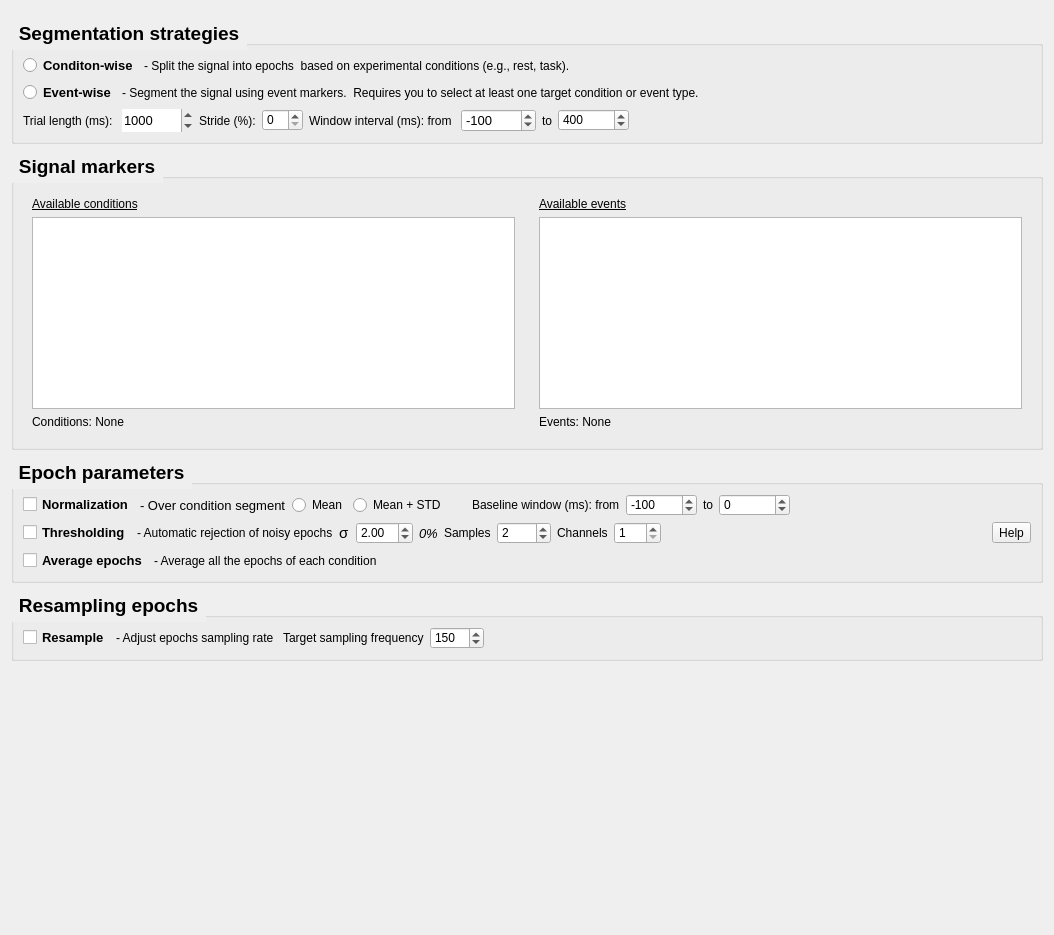
<?xml version="1.0" encoding="UTF-8"?>
<ui version="4.0">
 <class>Form</class>
 <widget class="QWidget" name="Form">
  <property name="geometry">
   <rect>
    <x>0</x>
    <y>0</y>
    <width>1054</width>
    <height>935</height>
   </rect>
  </property>
  <property name="windowTitle">
   <string>Form</string>
  </property>
  <layout class="QVBoxLayout" name="verticalLayout_2">
   <item>
    <widget class="QFrame" name="topContentWidget">
     <property name="styleSheet">
      <string notr="true">QFrame {
	border: none;
}</string>
     </property>
     <property name="frameShape">
      <enum>QFrame::NoFrame</enum>
     </property>
    </widget>
   </item>
   <item>
    <widget class="QGroupBox" name="segmentation_properties">
     <property name="font">
      <font>
       <pointsize>14</pointsize>
       <weight>75</weight>
       <bold>true</bold>
      </font>
     </property>
     <property name="styleSheet">
      <string notr="true">QGroupBox::title {
    subcontrol-origin: margin;
    subcontrol-position: top left; 
    padding: 5px;                 
    letter-spacing: 1px;
    
    color: qlineargradient(
        spread:pad, x1:0, y1:0, x2:1, y2:0,
        stop:0 #6a0dad, stop:1 #ec407a
    );
}</string>
     </property>
     <property name="title">
      <string>Segmentation strategies</string>
     </property>
     <layout class="QVBoxLayout" name="verticalLayout">
      <item>
       <layout class="QVBoxLayout" name="verticalLayout_5">
        <item>
         <layout class="QHBoxLayout" name="horizontalLayout_9">
          <item>
           <widget class="QRadioButton" name="conditionRButton">
            <property name="font">
             <font>
              <pointsize>10</pointsize>
              <weight>75</weight>
              <bold>true</bold>
             </font>
            </property>
            <property name="text">
             <string>Conditon-wise</string>
            </property>
           </widget>
          </item>
          <item>
           <widget class="QLabel" name="label_2">
            <property name="text">
             <string>- Split the signal into epochs  based on experimental conditions (e.g., rest, task).</string>
            </property>
           </widget>
          </item>
          <item>
           <spacer name="horizontalSpacer">
            <property name="orientation">
             <enum>Qt::Horizontal</enum>
            </property>
            <property name="sizeHint" stdset="0">
             <size>
              <width>40</width>
              <height>20</height>
             </size>
            </property>
           </spacer>
          </item>
         </layout>
        </item>
        <item>
         <layout class="QHBoxLayout" name="horizontalLayout_6">
          <item>
           <widget class="QRadioButton" name="eventRButton">
            <property name="font">
             <font>
              <pointsize>10</pointsize>
              <weight>75</weight>
              <bold>true</bold>
             </font>
            </property>
            <property name="text">
             <string>Event-wise</string>
            </property>
           </widget>
          </item>
          <item>
           <widget class="QLabel" name="label">
            <property name="text">
             <string>- Segment the signal using event markers.  Requires you to select at least one target condition or event type.</string>
            </property>
           </widget>
          </item>
          <item>
           <spacer name="horizontalSpacer_6">
            <property name="orientation">
             <enum>Qt::Horizontal</enum>
            </property>
            <property name="sizeHint" stdset="0">
             <size>
              <width>40</width>
              <height>20</height>
             </size>
            </property>
           </spacer>
          </item>
         </layout>
        </item>
       </layout>
      </item>
      <item>
       <layout class="QHBoxLayout" name="trials">
        <item>
         <widget class="QLabel" name="trialLabel">
          <property name="toolTip">
           <string>Epochs length in samples</string>
          </property>
          <property name="text">
           <string>Trial length (ms): </string>
          </property>
         </widget>
        </item>
        <item>
         <widget class="QSpinBox" name="trialBox">
          <property name="font">
           <font>
            <pointsize>10</pointsize>
            <kerning>true</kerning>
           </font>
          </property>
          <property name="styleSheet">
           <string notr="true"/>
          </property>
          <property name="inputMethodHints">
           <set>Qt::ImhNone</set>
          </property>
          <property name="frame">
           <bool>false</bool>
          </property>
          <property name="keyboardTracking">
           <bool>true</bool>
          </property>
          <property name="minimum">
           <number>1</number>
          </property>
          <property name="maximum">
           <number>1000000</number>
          </property>
          <property name="singleStep">
           <number>100</number>
          </property>
          <property name="value">
           <number>1000</number>
          </property>
         </widget>
        </item>
        <item>
         <widget class="QLabel" name="trialstrideLabel">
          <property name="text">
           <string>Stride (%):</string>
          </property>
         </widget>
        </item>
        <item>
         <widget class="QSpinBox" name="trialstrideBox">
          <property name="styleSheet">
           <string notr="true"/>
          </property>
         </widget>
        </item>
        <item>
         <widget class="QLabel" name="winLabel_1">
          <property name="toolTip">
           <string>Temporal window in ms of the epoch. For example, w_epoch_t = [0, 1000] takes the epoch form 0 ms to 1000 ms after each onset (0 ms represents the onset).</string>
          </property>
          <property name="text">
           <string>Window interval (ms): from </string>
          </property>
         </widget>
        </item>
        <item>
         <widget class="QSpinBox" name="winBox_1">
          <property name="font">
           <font>
            <pointsize>10</pointsize>
            <kerning>true</kerning>
           </font>
          </property>
          <property name="styleSheet">
           <string notr="true"/>
          </property>
          <property name="frame">
           <bool>true</bool>
          </property>
          <property name="minimum">
           <number>-100000</number>
          </property>
          <property name="maximum">
           <number>100000</number>
          </property>
          <property name="singleStep">
           <number>100</number>
          </property>
          <property name="value">
           <number>-100</number>
          </property>
         </widget>
        </item>
        <item>
         <widget class="QLabel" name="winLabel_2">
          <property name="text">
           <string>to</string>
          </property>
         </widget>
        </item>
        <item>
         <widget class="QSpinBox" name="winBox_2">
          <property name="styleSheet">
           <string notr="true"/>
          </property>
          <property name="minimum">
           <number>-100000</number>
          </property>
          <property name="maximum">
           <number>100000</number>
          </property>
          <property name="singleStep">
           <number>100</number>
          </property>
          <property name="value">
           <number>400</number>
          </property>
         </widget>
        </item>
        <item>
         <spacer name="horizontalSpacer_2">
          <property name="orientation">
           <enum>Qt::Horizontal</enum>
          </property>
          <property name="sizeHint" stdset="0">
           <size>
            <width>40</width>
            <height>20</height>
           </size>
          </property>
         </spacer>
        </item>
       </layout>
      </item>
     </layout>
    </widget>
   </item>
   <item>
    <widget class="QGroupBox" name="signal_markers">
     <property name="sizePolicy">
      <sizepolicy hsizetype="Preferred" vsizetype="Fixed">
       <horstretch>0</horstretch>
       <verstretch>0</verstretch>
      </sizepolicy>
     </property>
     <property name="font">
      <font>
       <pointsize>14</pointsize>
       <weight>75</weight>
       <bold>true</bold>
      </font>
     </property>
     <property name="styleSheet">
      <string notr="true">QGroupBox::title {
    subcontrol-origin: margin;
    subcontrol-position: top left; 
    padding: 5px;                 
    letter-spacing: 1px;
    
    color: qlineargradient(
        spread:pad, x1:0, y1:0, x2:1, y2:0,
        stop:0 #6a0dad, stop:1 #ec407a
    );
}</string>
     </property>
     <property name="title">
      <string>Signal markers</string>
     </property>
     <layout class="QHBoxLayout" name="horizontalLayout">
      <item>
       <layout class="QVBoxLayout" name="available_conditions">
        <item>
         <widget class="QWidget" name="conditionWidget" native="true">
          <layout class="QVBoxLayout" name="verticalLayout_3">
           <item>
            <widget class="QLabel" name="availableconditionsLabel">
             <property name="font">
              <font>
               <pointsize>9</pointsize>
               <weight>50</weight>
               <bold>false</bold>
               <underline>true</underline>
               <strikeout>false</strikeout>
              </font>
             </property>
             <property name="text">
              <string>Available conditions</string>
             </property>
            </widget>
           </item>
           <item>
            <widget class="QListView" name="conditionList"/>
           </item>
           <item>
            <widget class="QLabel" name="conditionLabel">
             <property name="sizePolicy">
              <sizepolicy hsizetype="Preferred" vsizetype="Preferred">
               <horstretch>0</horstretch>
               <verstretch>3</verstretch>
              </sizepolicy>
             </property>
             <property name="text">
              <string>Conditions: None </string>
             </property>
            </widget>
           </item>
          </layout>
         </widget>
        </item>
       </layout>
      </item>
      <item>
       <layout class="QVBoxLayout" name="available_events">
        <item>
         <widget class="QWidget" name="eventWidget" native="true">
          <layout class="QVBoxLayout" name="verticalLayout_4">
           <item>
            <widget class="QLabel" name="availableeventsLabel">
             <property name="font">
              <font>
               <pointsize>9</pointsize>
               <weight>50</weight>
               <bold>false</bold>
               <underline>true</underline>
              </font>
             </property>
             <property name="text">
              <string>Available events</string>
             </property>
            </widget>
           </item>
           <item>
            <widget class="QListView" name="eventList"/>
           </item>
           <item>
            <widget class="QLabel" name="eventLabel">
             <property name="sizePolicy">
              <sizepolicy hsizetype="Preferred" vsizetype="Preferred">
               <horstretch>0</horstretch>
               <verstretch>3</verstretch>
              </sizepolicy>
             </property>
             <property name="text">
              <string>Events: None </string>
             </property>
            </widget>
           </item>
          </layout>
         </widget>
        </item>
       </layout>
      </item>
     </layout>
    </widget>
   </item>
   <item>
    <widget class="QGroupBox" name="groupBox_2">
     <property name="font">
      <font>
       <pointsize>14</pointsize>
       <weight>75</weight>
       <bold>true</bold>
      </font>
     </property>
     <property name="styleSheet">
      <string notr="true">QGroupBox::title {
    subcontrol-origin: margin;
    subcontrol-position: top left; 
    padding: 5px;                 
    letter-spacing: 1px;
    
    color: qlineargradient(
        spread:pad, x1:0, y1:0, x2:1, y2:0,
        stop:0 #6a0dad, stop:1 #ec407a
    );
}</string>
     </property>
     <property name="title">
      <string>Epoch parameters</string>
     </property>
     <layout class="QVBoxLayout" name="verticalLayout_8">
      <item>
       <layout class="QHBoxLayout" name="horizontalLayout_5">
        <item>
         <widget class="QCheckBox" name="normCBox">
          <property name="font">
           <font>
            <pointsize>10</pointsize>
            <weight>75</weight>
            <bold>true</bold>
           </font>
          </property>
          <property name="text">
           <string>Normalization</string>
          </property>
         </widget>
        </item>
        <item>
         <widget class="QLabel" name="normLabel">
          <property name="font">
           <font>
            <pointsize>10</pointsize>
            <italic>false</italic>
           </font>
          </property>
          <property name="text">
           <string>- Over condition segment</string>
          </property>
          <property name="margin">
           <number>0</number>
          </property>
          <property name="indent">
           <number>-8</number>
          </property>
         </widget>
        </item>
        <item>
         <widget class="QRadioButton" name="dcRButton">
          <property name="text">
           <string>Mean</string>
          </property>
         </widget>
        </item>
        <item>
         <widget class="QRadioButton" name="zscoreRButton">
          <property name="text">
           <string>Mean + STD</string>
          </property>
         </widget>
        </item>
        <item>
         <spacer name="horizontalSpacer_7">
          <property name="orientation">
           <enum>Qt::Horizontal</enum>
          </property>
          <property name="sizeType">
           <enum>QSizePolicy::Fixed</enum>
          </property>
          <property name="sizeHint" stdset="0">
           <size>
            <width>20</width>
            <height>20</height>
           </size>
          </property>
         </spacer>
        </item>
        <item>
         <widget class="QLabel" name="baselineLabel_1">
          <property name="toolTip">
           <string>Temporal window in ms of the baseline. For example, w_baseline_t = [-500, 100] takes the baseline from -500 ms before each onset to 100 ms after each onset (0 ms represents the onset). This chunk of signal is used to normalize the epoch, if applicable.</string>
          </property>
          <property name="text">
           <string>Baseline window (ms): from</string>
          </property>
         </widget>
        </item>
        <item>
         <widget class="QSpinBox" name="baselineCBox_1">
          <property name="styleSheet">
           <string notr="true"/>
          </property>
          <property name="minimum">
           <number>-100000</number>
          </property>
          <property name="maximum">
           <number>10000</number>
          </property>
          <property name="value">
           <number>-100</number>
          </property>
         </widget>
        </item>
        <item>
         <widget class="QLabel" name="baselineLabel_2">
          <property name="text">
           <string>to</string>
          </property>
         </widget>
        </item>
        <item>
         <widget class="QSpinBox" name="baselineCBox_2">
          <property name="styleSheet">
           <string notr="true"/>
          </property>
          <property name="minimum">
           <number>-100000</number>
          </property>
          <property name="maximum">
           <number>1000000</number>
          </property>
          <property name="value">
           <number>0</number>
          </property>
         </widget>
        </item>
        <item>
         <spacer name="horizontalSpacer_5">
          <property name="orientation">
           <enum>Qt::Horizontal</enum>
          </property>
          <property name="sizeHint" stdset="0">
           <size>
            <width>40</width>
            <height>20</height>
           </size>
          </property>
         </spacer>
        </item>
       </layout>
      </item>
      <item>
       <layout class="QHBoxLayout" name="horizontalLayout_4">
        <item>
         <widget class="QCheckBox" name="thresCBox">
          <property name="font">
           <font>
            <pointsize>10</pointsize>
            <weight>75</weight>
            <bold>true</bold>
           </font>
          </property>
          <property name="text">
           <string>Thresholding</string>
          </property>
         </widget>
        </item>
        <item>
         <widget class="QLabel" name="thresLabel">
          <property name="text">
           <string>- Automatic rejection of noisy epochs</string>
          </property>
         </widget>
        </item>
        <item>
         <widget class="QLabel" name="threskLabel">
          <property name="sizePolicy">
           <sizepolicy hsizetype="Fixed" vsizetype="Preferred">
            <horstretch>0</horstretch>
            <verstretch>0</verstretch>
           </sizepolicy>
          </property>
          <property name="font">
           <font>
            <pointsize>11</pointsize>
           </font>
          </property>
          <property name="toolTip">
           <string>Standard deviation multiplier to calculate threshold</string>
          </property>
          <property name="text">
           <string>σ</string>
          </property>
         </widget>
        </item>
        <item>
         <widget class="QDoubleSpinBox" name="threskBox">
          <property name="styleSheet">
           <string notr="true"/>
          </property>
          <property name="singleStep">
           <double>0.100000000000000</double>
          </property>
          <property name="value">
           <double>2.000000000000000</double>
          </property>
         </widget>
        </item>
        <item>
         <widget class="QLabel" name="threskLabelaux">
          <property name="font">
           <font>
            <pointsize>10</pointsize>
            <italic>true</italic>
           </font>
          </property>
          <property name="text">
           <string>0%</string>
          </property>
         </widget>
        </item>
        <item>
         <widget class="QLabel" name="thressampLabel">
          <property name="toolTip">
           <string>Minimum number of samples that have to be over the threshold in each epoch to be discarded</string>
          </property>
          <property name="text">
           <string>Samples</string>
          </property>
         </widget>
        </item>
        <item>
         <widget class="QSpinBox" name="thressampBox">
          <property name="styleSheet">
           <string notr="true"/>
          </property>
          <property name="minimum">
           <number>1</number>
          </property>
          <property name="maximum">
           <number>9999</number>
          </property>
          <property name="value">
           <number>2</number>
          </property>
         </widget>
        </item>
        <item>
         <widget class="QLabel" name="threschanLabel">
          <property name="text">
           <string>Channels</string>
          </property>
         </widget>
        </item>
        <item>
         <widget class="QSpinBox" name="threschanBox">
          <property name="toolTip">
           <string>Minimum number of channels that have to have n_samples over the threshold in each epoch to be discarded</string>
          </property>
          <property name="styleSheet">
           <string notr="true"/>
          </property>
          <property name="minimum">
           <number>1</number>
          </property>
          <property name="maximum">
           <number>999</number>
          </property>
         </widget>
        </item>
        <item>
         <spacer name="horizontalSpacer_3">
          <property name="orientation">
           <enum>Qt::Horizontal</enum>
          </property>
          <property name="sizeHint" stdset="0">
           <size>
            <width>40</width>
            <height>20</height>
           </size>
          </property>
         </spacer>
        </item>
        <item>
         <widget class="QToolButton" name="threshelpButton">
          <property name="text">
           <string>Help</string>
          </property>
         </widget>
        </item>
       </layout>
      </item>
      <item>
       <layout class="QHBoxLayout" name="horizontalLayout_2">
        <item>
         <widget class="QCheckBox" name="averageCBox">
          <property name="font">
           <font>
            <pointsize>10</pointsize>
            <weight>75</weight>
            <bold>true</bold>
           </font>
          </property>
          <property name="text">
           <string>Average epochs</string>
          </property>
         </widget>
        </item>
        <item>
         <widget class="QLabel" name="averageLabel">
          <property name="text">
           <string>- Average all the epochs of each condition </string>
          </property>
         </widget>
        </item>
        <item>
         <spacer name="horizontalSpacer_8">
          <property name="orientation">
           <enum>Qt::Horizontal</enum>
          </property>
          <property name="sizeHint" stdset="0">
           <size>
            <width>40</width>
            <height>20</height>
           </size>
          </property>
         </spacer>
        </item>
       </layout>
      </item>
     </layout>
    </widget>
   </item>
   <item>
    <widget class="QGroupBox" name="groupBox">
     <property name="font">
      <font>
       <pointsize>14</pointsize>
       <weight>75</weight>
       <bold>true</bold>
      </font>
     </property>
     <property name="styleSheet">
      <string notr="true">QGroupBox::title {
    subcontrol-origin: margin;
    subcontrol-position: top left; 
    padding: 5px;                 
    letter-spacing: 1px;
    
    color: qlineargradient(
        spread:pad, x1:0, y1:0, x2:1, y2:0,
        stop:0 #6a0dad, stop:1 #ec407a
    );
}</string>
     </property>
     <property name="title">
      <string>Resampling epochs</string>
     </property>
     <layout class="QHBoxLayout" name="horizontalLayout_3">
      <item>
       <widget class="QCheckBox" name="resampleCBox">
        <property name="font">
         <font>
          <pointsize>10</pointsize>
          <weight>75</weight>
          <bold>true</bold>
         </font>
        </property>
        <property name="text">
         <string>Resample</string>
        </property>
       </widget>
      </item>
      <item>
       <widget class="QLabel" name="resampleLabel">
        <property name="text">
         <string>- Adjust epochs sampling rate </string>
        </property>
       </widget>
      </item>
      <item>
       <widget class="QLabel" name="newfsLabel">
        <property name="text">
         <string>Target sampling frequency</string>
        </property>
       </widget>
      </item>
      <item>
       <widget class="QSpinBox" name="resamplefsBox">
        <property name="styleSheet">
         <string notr="true"/>
        </property>
        <property name="minimum">
         <number>1</number>
        </property>
        <property name="maximum">
         <number>9999</number>
        </property>
        <property name="value">
         <number>150</number>
        </property>
       </widget>
      </item>
      <item>
       <widget class="QLabel" name="resampleLabelNyquist">
        <property name="text">
         <string/>
        </property>
       </widget>
      </item>
      <item>
       <spacer name="horizontalSpacer_4">
        <property name="orientation">
         <enum>Qt::Horizontal</enum>
        </property>
        <property name="sizeHint" stdset="0">
         <size>
          <width>40</width>
          <height>20</height>
         </size>
        </property>
       </spacer>
      </item>
     </layout>
    </widget>
   </item>
   <item>
    <spacer name="verticalSpacer">
     <property name="orientation">
      <enum>Qt::Vertical</enum>
     </property>
     <property name="sizeHint" stdset="0">
      <size>
       <width>20</width>
       <height>40</height>
      </size>
     </property>
    </spacer>
   </item>
  </layout>
 </widget>
 <resources/>
 <connections/>
</ui>
